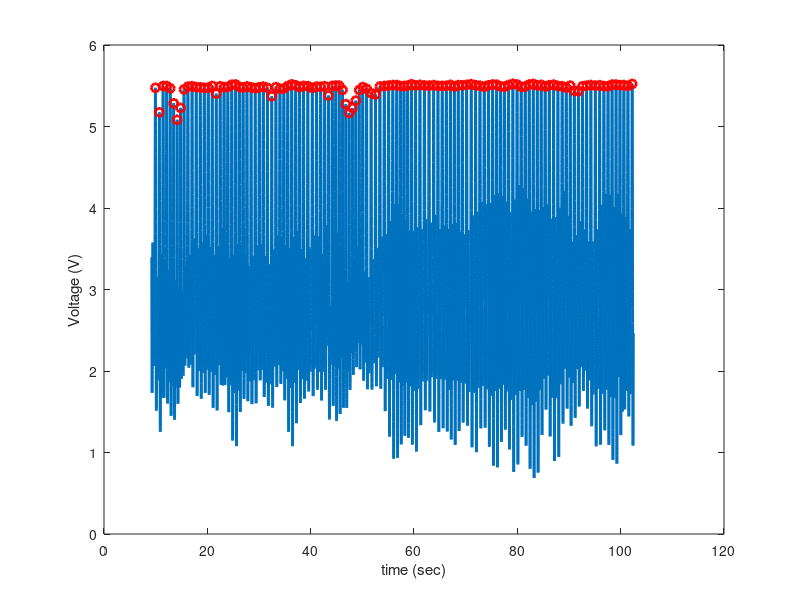
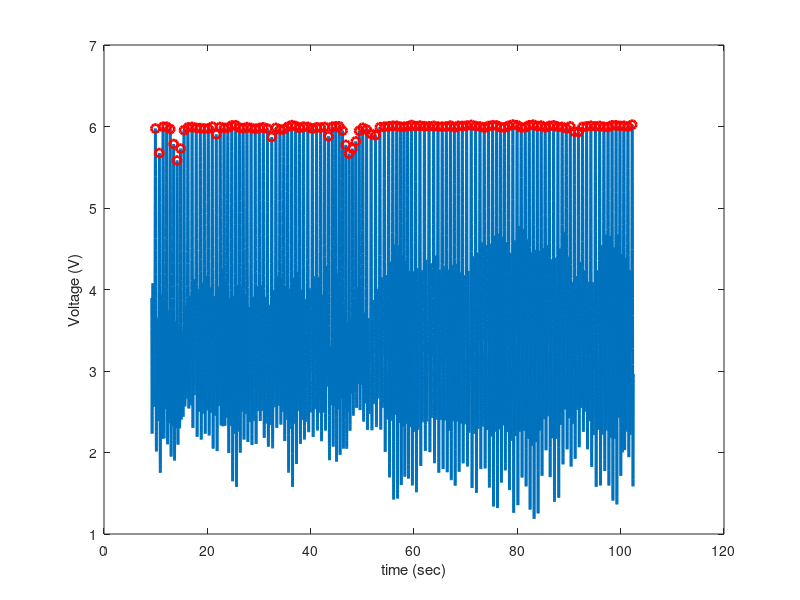
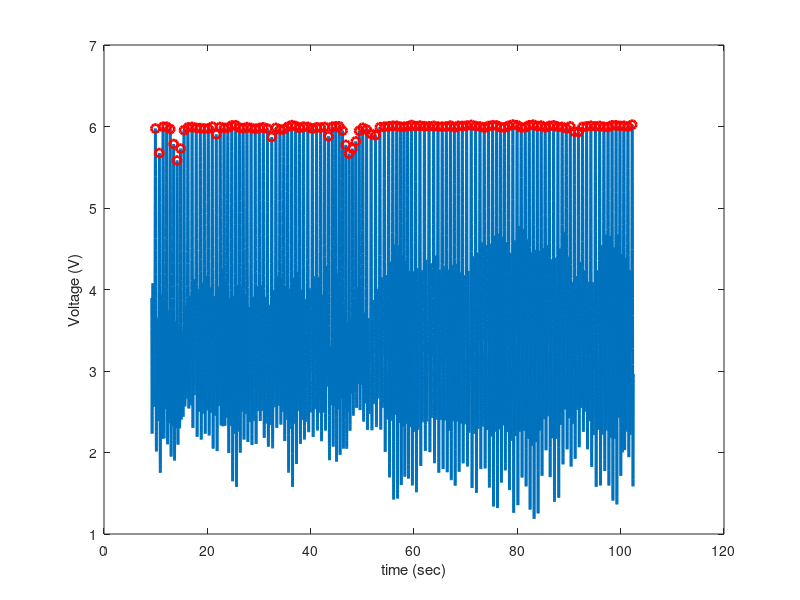

Here is the MATLAB script that generated these plots, in order:
close all
clear all
clc


load('data_hb.mat')

[b a] = butter(2, 0.06); 

time    = VarName2;
sensor1 = VarName3*5/1000;
sensor2 = VarName4*5/1000; 
sensor3 = VarName5*5/1000;

time = time/1e6;


sensor1_filt = filtfilt(b,a,sensor1);
sensor2_filt = filtfilt(b,a,sensor2);
sensor3_filt = filtfilt(b,a,sensor3);

mean1 = mean(sensor1_filt);
mean2 = mean(sensor2_filt);
mean3 = mean(sensor3_filt);
var1 = var(sensor1_filt);
var2 = var(sensor2_filt);
var3 = var(sensor3_filt);

sensor1_filt = sensor1_filt + 0.5*ones(size(sensor1_filt));
sensor2_filt = sensor1_filt + 0.5*ones(size(sensor1_filt));
sensor3_filt = sensor1_filt + 0.5*ones(size(sensor1_filt));


[pks1,locs1] = findpeaks(sensor1_filt,'MinPeakHeight',5,'MinPeakDistance',1.5);
[pks2,locs2] = findpeaks(sensor2_filt,'MinPeakHeight',5.5,'MinPeakDistance',1.5);
[pks3,locs3] = findpeaks(sensor3_filt,'MinPeakHeight',5.5,'MinPeakDistance',1.5);

clc
BPM1 = length(pks1)/((time(end)-time(1))/60);
BPM2 = length(pks2)/((time(end)-time(1))/60);
BPM3 = length(pks3)/((time(end)-time(1))/60);

disp('\n \n BPM from sensor 1: \n')
disp(BPM1)

disp('\n \n BPM from sensor 2: \n')
disp(BPM2)

disp('\n \n BPM from sensor 3: \n')
disp(BPM3)

    
figure(1)
plot(time,sensor1_filt,'Linewidth',2)
hold on
plot(time(locs1),pks1,'ro','Linewidth',2)
xlabel('time (sec)')
ylabel('Voltage (V)')
hold on

figure(2)
plot(time,sensor2_filt,'Linewidth',2)
hold on
plot(time(locs2),pks2,'ro','Linewidth',2)
xlabel('time (sec)')
ylabel('Voltage (V)')

figure(3)
plot(time,sensor3_filt,'Linewidth',2)
hold on
plot(time(locs3),pks3,'ro','Linewidth',2)
xlabel('time (sec)')
ylabel('Voltage (V)')
